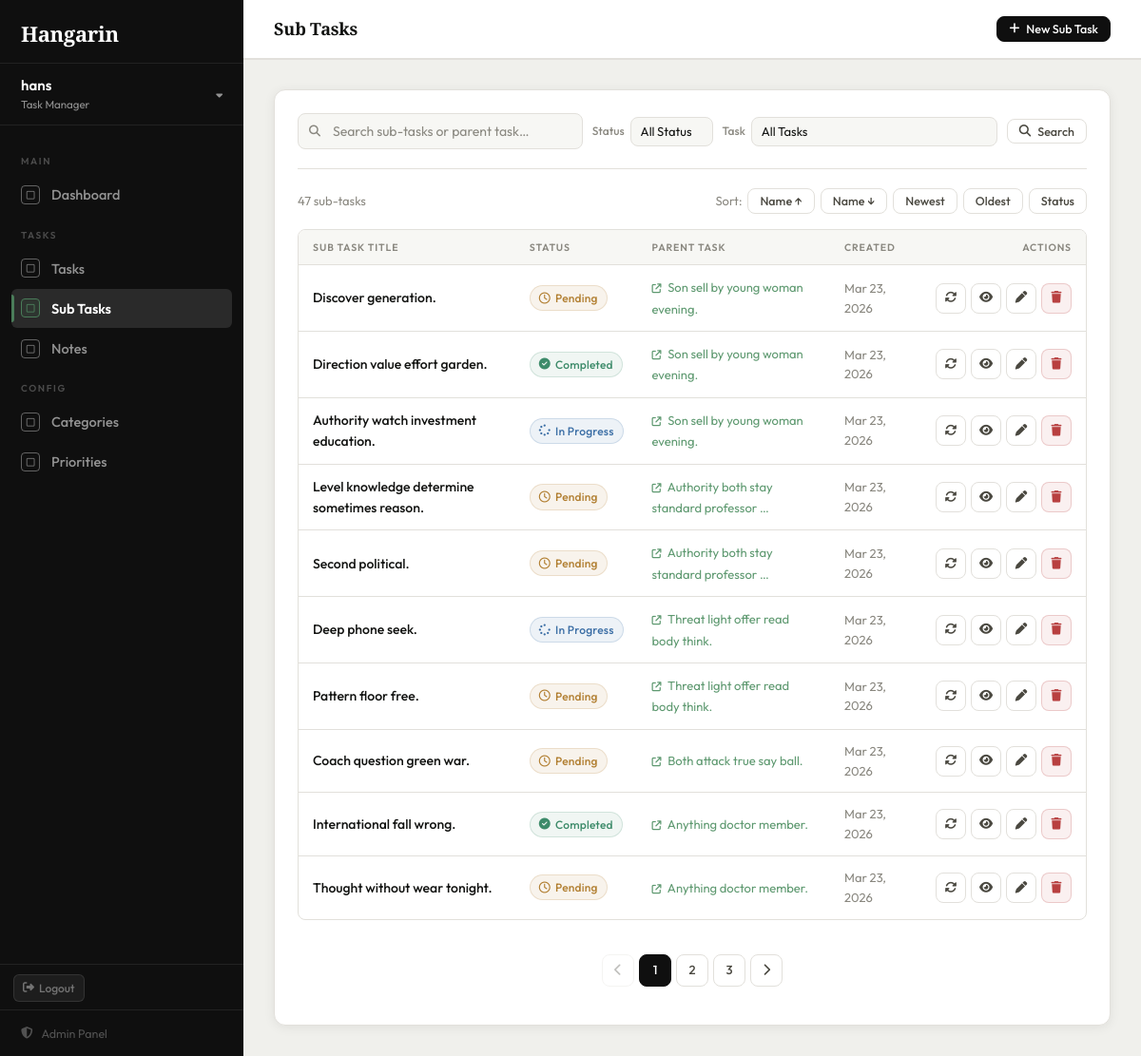
Before: /subtasks/ (signed in) with the older database file.
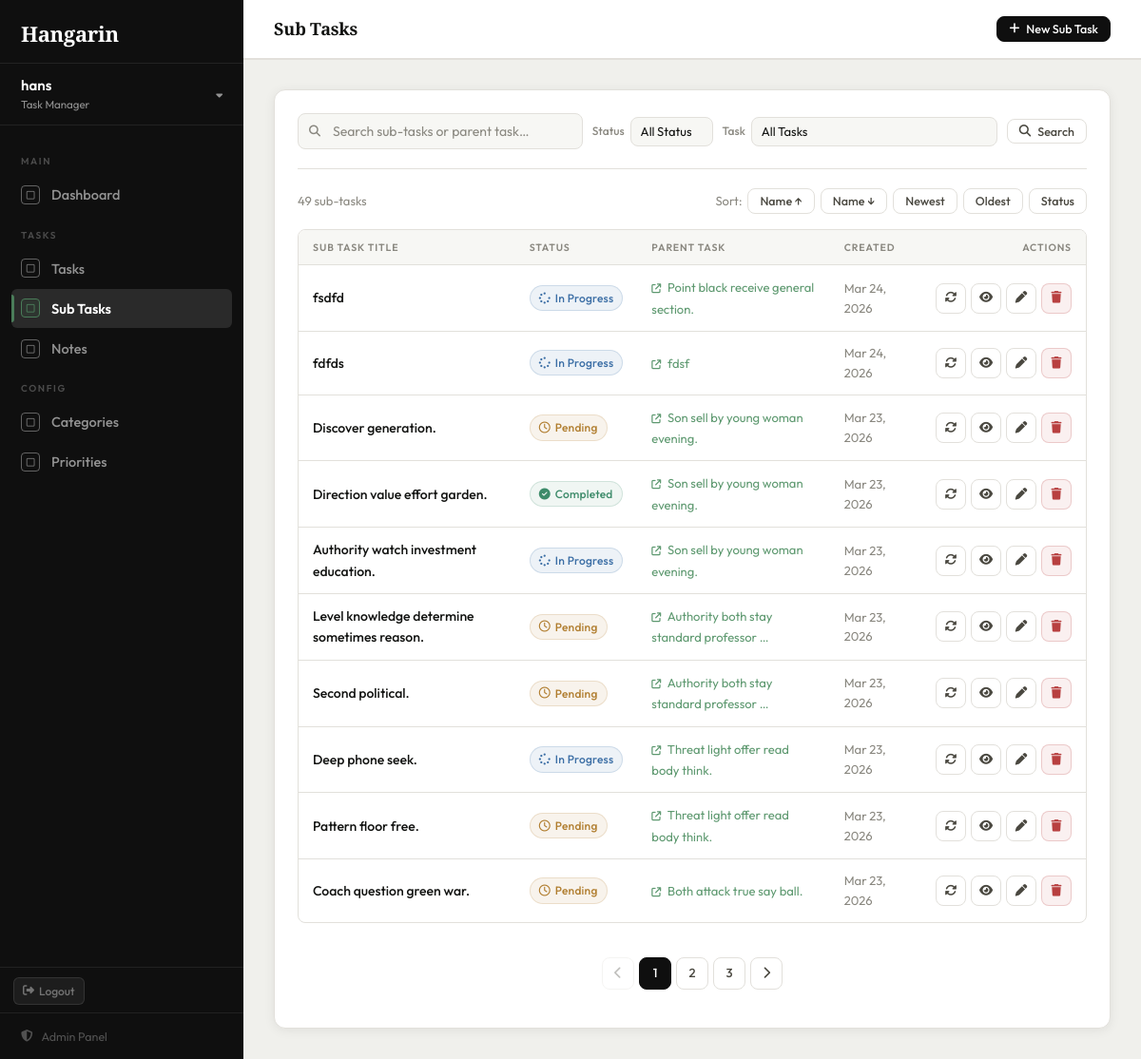
After: the same page with the newer database file.
### tasks/models.py (models this page shows, shortened)
class BaseModel(models.Model):
    created_at = models.DateTimeField(auto_now_add=True)
    updated_at = models.DateTimeField(auto_now=True)
    class Meta:
        abstract = True

class SubTask(BaseModel):
    STATUS_CHOICES = [
        ("Pending", "Pending"),
        ("In Progress", "In Progress"),
        ("Completed", "Completed"),
    ]
    parent_task = models.ForeignKey(Task, on_delete=models.CASCADE, related_name='subtasks')
    title = models.CharField(max_length=255)
    status = models.CharField(
        max_length=50,
        choices=STATUS_CHOICES,
        default="Pending"
    )
    class Meta:
        verbose_name = "Sub Task"
        verbose_name_plural = "Sub Tasks"

class Task(BaseModel):
    STATUS_CHOICES = [
        ("Pending", "Pending"),
        ("In Progress", "In Progress"),
        ("Completed", "Completed"),
    ]
    title = models.CharField(max_length=255)
    description = models.TextField(blank=True, null=True)
    deadline = models.DateTimeField(blank=True, null=True)
    status = models.CharField(
        max_length=50,
        choices=STATUS_CHOICES,
        default="Pending"
    )
    category = models.ForeignKey(
        Category, on_delete=models.SET_NULL, null=True, blank=True
    )
    priority = models.ForeignKey(
        Priority, on_delete=models.SET_NULL, null=True, blank=True
    )
    class Meta:
        verbose_name = "Task"
        verbose_name_plural = "Tasks"

### tasks/views.py (the view)
# urls.py: path('subtasks/',                      views.subtask_list,   name='subtask_list'),
@login_required
def subtask_list(request):
    subtasks = SubTask.objects.select_related('parent_task').all()
    query = request.GET.get('q', '')
    if query:
        subtasks = subtasks.filter(
            Q(title__icontains=query) |
            Q(parent_task__title__icontains=query)
        )
    status_filter = request.GET.get('status', '')
    if status_filter:
        subtasks = subtasks.filter(status=status_filter)
    task_filter = request.GET.get('task', '')
    if task_filter:
        subtasks = subtasks.filter(parent_task_id=task_filter)
    sort_by = request.GET.get('sort', '-created_at')
    valid_sorts = ['title', '-title', 'created_at', '-created_at', 'status', '-status']
    subtasks = subtasks.order_by(sort_by if sort_by in valid_sorts else '-created_at')
    page_obj = Paginator(subtasks, 10).get_page(request.GET.get('page'))
    return render(request, 'tasks/subtask_list.html', {
        'page_obj': page_obj,
        'query': query,
        'status_filter': status_filter,
        'task_filter': task_filter,
        'sort_by': sort_by,
        'tasks': Task.objects.order_by('title'),
        'page_title': 'Sub Tasks',
    })

### tasks/templates/tasks/subtask_list.html (shortened to what the changed rows need)
{% extends "tasks/base.html" %}
{% block content %}
<div class="card">
    <div style="display:flex; align-items:center; justify-content:space-between; margin-bottom:16px; font-size:13px; color:var(--text-muted);">
        <span>{{ page_obj.paginator.count }} sub-task{% if page_obj.paginator.count != 1 %}s{% endif %}</span>
        {% with base="?q="|add:query|add:"&status="|add:status_filter|add:"&task="|add:task_filter %}
        <div style="display:flex; align-items:center; gap:6px;">
            <span>Sort:</span>
            <a href="{{ base }}&sort=title"       class="btn btn-secondary btn-sm {% if sort_by == 'title' %}active{% endif %}">Name ↑</a>
            <a href="{{ base }}&sort=-title"      class="btn btn-secondary btn-sm {% if sort_by == '-title' %}active{% endif %}">Name ↓</a>
            <a href="{{ base }}&sort=-created_at" class="btn btn-secondary btn-sm {% if sort_by == '-created_at' %}active{% endif %}">Newest</a>
            <a href="{{ base }}&sort=created_at"  class="btn btn-secondary btn-sm {% if sort_by == 'created_at' %}active{% endif %}">Oldest</a>
            <a href="{{ base }}&sort=status"      class="btn btn-secondary btn-sm {% if sort_by == 'status' %}active{% endif %}">Status</a>
        </div>
        {% endwith %}
    </div>
    {% if page_obj.object_list %}
    <div class="table-wrap">
        <table>
            <thead>
                <tr>
                    <th>Sub Task Title</th>
                    <th>Status</th>
                    <th>Parent Task</th>
                    <th>Created</th>
                    <th style="text-align:right;">Actions</th>
                </tr>
            </thead>
            <tbody>
                {% for st in page_obj %}
                <tr>
                    <td class="task-title-cell">{{ st.title }}</td>
                    <td>
                        {% if st.status == 'Completed' %}
                            <span class="badge badge-completed"><i class="fa-solid fa-circle-check"></i> Completed</span>
                        {% elif st.status == 'In Progress' %}
                            <span class="badge badge-progress"><i class="fa-solid fa-spinner"></i> In Progress</span>
                        {% else %}
                            <span class="badge badge-pending"><i class="fa-regular fa-clock"></i> Pending</span>
                        {% endif %}
                    </td>
                    <td>
                        <a href="{% url 'task_detail' st.parent_task.pk %}"
                           style="color:var(--accent-light); text-decoration:none; font-size:13px;">
                            <i class="fa-solid fa-arrow-up-right-from-square" style="font-size:10px; margin-right:4px;"></i>
                            {{ st.parent_task.title|truncatechars:40 }}
                        </a>
                    </td>
                    <td style="color:var(--text-muted); font-size:13px;">{{ st.created_at|date:"M d, Y" }}</td>
                    <td>
                        <div style="display:flex; gap:5px; justify-content:flex-end;">
                            <a href="{% url 'subtask_toggle' st.pk %}?next=subtask_list"
                                class="btn btn-secondary btn-icon btn-sm" title="Toggle status">
                                    <i class="fa-solid fa-rotate"></i>
                                </a>
                            <a href="{% url 'task_detail' st.parent_task.pk %}"
                               class="btn btn-secondary btn-icon btn-sm" title="View Parent Task">
                                <i class="fa-solid fa-eye"></i>
                            </a>
                            <a href="{% url 'subtask_edit' st.pk %}"
                               class="btn btn-secondary btn-icon btn-sm" title="Edit">
                                <i class="fa-solid fa-pen"></i>
                            </a>
                            <form method="POST" action="{% url 'subtask_delete' st.pk %}" style="margin:0;">
                                <button type="submit" class="btn btn-danger btn-icon btn-sm"
                                        title="Delete" onclick="return confirm('Delete this sub-task?')">
                                    <i class="fa-solid fa-trash"></i>
                                </button>
                            </form>
                        </div>
                    </td>
                </tr>
                {% endfor %}
            </tbody>
        </table>
    </div>
    {% if page_obj.has_other_pages %}
    <div class="pagination" style="padding:16px 0;">
        {% with base="?q="|add:query|add:"&status="|add:status_filter|add:"&task="|add:task_filter|add:"&sort="|add:sort_by %}
        {% if page_obj.has_previous %}
            <a href="{{ base }}&page={{ page_obj.previous_page_number }}" class="page-btn"><i class="fa-solid fa-chevron-left"></i></a>
        {% else %}
            <span class="page-btn disabled"><i class="fa-solid fa-chevron-left"></i></span>
        {% endif %}
        {% for num in page_obj.paginator.page_range %}
            {% if page_obj.number == num %}
                <span class="page-btn active">{{ num }}</span>
            {% elif num > page_obj.number|add:'-3' and num < page_obj.number|add:'3' %}
                <a href="{{ base }}&page={{ num }}" class="page-btn">{{ num }}</a>
            {% endif %}
        {% endfor %}
        {% if page_obj.has_next %}
            <a href="{{ base }}&page={{ page_obj.next_page_number }}" class="page-btn"><i class="fa-solid fa-chevron-right"></i></a>
        {% else %}
            <span class="page-btn disabled"><i class="fa-solid fa-chevron-right"></i></span>
        {% endif %}
        {% endwith %}
    </div>
    {% endif %}
    {% endif %}
</div>
{% endblock %}

Changed rows visible on the page:
no longer on this page (row unchanged): SubTask: title "International fall wrong.", status "Completed" (drawn), parent_task "Anything doctor member.", created_at "Mar 23, 2026"
no longer on this page (row unchanged): SubTask: title "Thought without wear tonight.", status "Pending" (drawn), parent_task "Anything doctor member.", created_at "Mar 23, 2026"
added SubTask: title "fsdfd", status "In Progress" (drawn), parent_task "Point black receive general section.", created_at "Mar 24, 2026"
added SubTask: title "fdfds", status "In Progress" (drawn), parent_task "fdsf", created_at "Mar 24, 2026"
Other visible differences:
{{ page_obj.paginator.count }}: "47" → "49"
